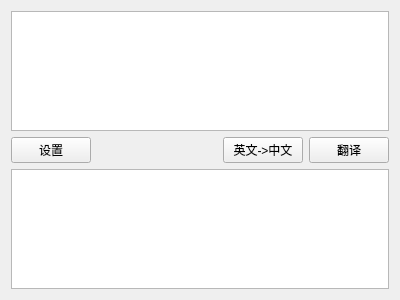
<?xml version="1.0" encoding="UTF-8"?>
<ui version="4.0">
 <class>TranslateWidget</class>
 <widget class="QWidget" name="TranslateWidget">
  <property name="geometry">
   <rect>
    <x>0</x>
    <y>0</y>
    <width>400</width>
    <height>300</height>
   </rect>
  </property>
  <property name="windowTitle">
   <string>妙妙翻译</string>
  </property>
  <layout class="QGridLayout" name="gridLayout">
   <item row="2" column="0" colspan="4">
    <widget class="QTextBrowser" name="textBrowseroutput"/>
   </item>
   <item row="1" column="3">
    <widget class="QPushButton" name="buttonTranslate">
     <property name="text">
      <string>翻译</string>
     </property>
    </widget>
   </item>
   <item row="1" column="2">
    <widget class="QPushButton" name="buttonLanguage">
     <property name="text">
      <string>英文-&gt;中文</string>
     </property>
     <property name="checkable">
      <bool>true</bool>
     </property>
     <property name="checked">
      <bool>false</bool>
     </property>
    </widget>
   </item>
   <item row="1" column="1">
    <spacer name="horizontalSpacer">
     <property name="orientation">
      <enum>Qt::Horizontal</enum>
     </property>
     <property name="sizeHint" stdset="0">
      <size>
       <width>40</width>
       <height>20</height>
      </size>
     </property>
    </spacer>
   </item>
   <item row="1" column="0">
    <widget class="QPushButton" name="buttonSetting">
     <property name="text">
      <string>设置</string>
     </property>
    </widget>
   </item>
   <item row="0" column="0" colspan="4">
    <widget class="QPlainTextEdit" name="textEditInput"/>
   </item>
  </layout>
 </widget>
 <resources/>
 <connections/>
</ui>
